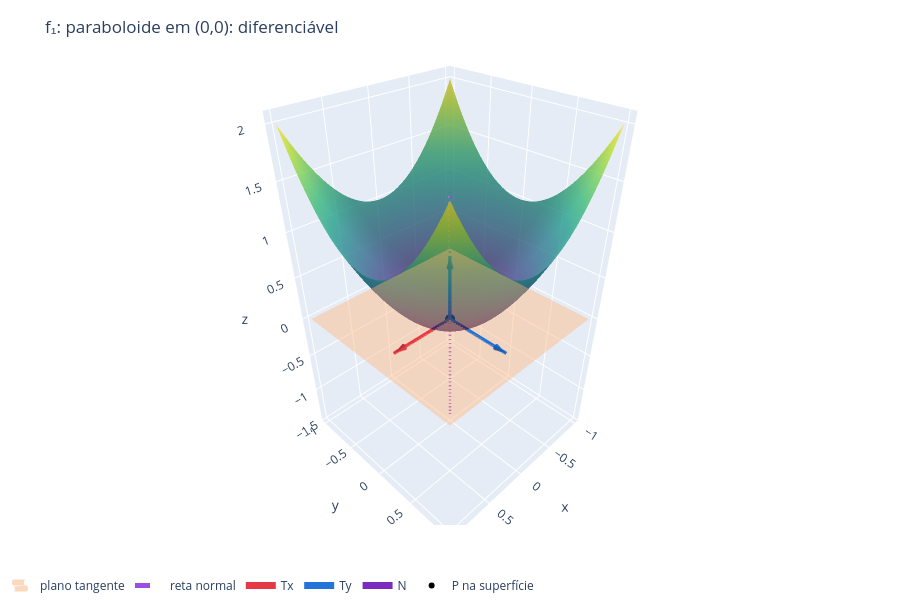

Write notebook code for a chart like this one.
### Markdown cell above
### Visualizador interativo dos itens 1–4 💻
Selecione uma função, digite $(a,b)$ e clique em **Atualizar**. Um exemplo pronto aplica a alteração imediatamente. Escolha o zoom e o que deseja exibir. Nos casos inválidos, plano e reta ficam indisponíveis; as mensagens explicam a hipótese que falhou. Valores muito próximos da origem são classificados como pontos regulares se forem de fato não nulos, sem tolerância artificial que os transforme na origem.

### Code cell
# 💻 Controles e painéis que substituem o conteúdo anterior
funcao=widgets.Dropdown(options=[(v,k) for k,v in NOMES.items()],value='f1',description='Função:')
a_input=widgets.BoundedFloatText(value=0,min=-5,max=5,description='a:')
b_input=widgets.BoundedFloatText(value=0,min=-5,max=5,description='b:')
zoom=widgets.IntSlider(value=0,min=0,max=4,description='p (zoom):',continuous_update=False)
mostrar_plano=widgets.Checkbox(value=True,description='Plano')
mostrar_reta=widgets.Checkbox(value=True,description='Reta normal')
mostrar_vetores=widgets.Checkbox(value=True,description='Vetores')
botao=widgets.Button(description='Atualizar',button_style='primary')
exemplos=widgets.Dropdown(description='Exemplos:',options=[('Escolha um exemplo',None),
    ('Paraboloide na origem',('f1',0,0)),('Cone na origem',('f2',0,0)),
    ('f₃ na origem',('f3',0,0)),('Paraboloide em (1,1)',('f1',1,1)),
    ('Cone em (1,0)',('f2',1,0)),('f₃ em (1,1)',('f3',1,1)),
    ('f₃ perto da origem',('f3',.001,.001))],layout=widgets.Layout(width='420px'))
display(widgets.VBox([funcao,widgets.HBox([a_input,b_input,botao]),exemplos,zoom,
                      widgets.HBox([mostrar_plano,mostrar_reta,mostrar_vetores])]))
painel_txt=display(Markdown('Preparando…'),display_id=True)
painel_fig=display(go.Figure(),display_id=True)

def atualizar_modelo(change=None):
    try:
        d=dados_ponto(funcao.value,a_input.value,b_input.value)
        mostrar_plano.disabled=mostrar_reta.disabled=not d['valido']
        painel_txt.update(Markdown(texto_ponto(d)))
        painel_fig.update(construir_figura(d,zoom.value,mostrar_plano.value,
                                          mostrar_reta.value,mostrar_vetores.value))
    except ValueError as erro:
        painel_txt.update(Markdown(f'**Entrada inválida:** {erro}'))
        painel_fig.update(go.Figure())

def aplicar_exemplo(change):
    if change['new'] is not None:
        nome,a,b=change['new']
        funcao.value=nome; a_input.value=a; b_input.value=b
        atualizar_modelo()

botao.on_click(atualizar_modelo)
exemplos.observe(aplicar_exemplo,names='value')
for controle in (funcao,zoom,mostrar_plano,mostrar_reta,mostrar_vetores):
    controle.observe(atualizar_modelo,names='value')
atualizar_modelo()

### Figure 1 — Plotly figure (JSON) as saved in the notebook; plotly's stock layout.template omitted (floating-point values rounded to 4 significant figures; data arrays with more than 128 entries replaced by an {"elided": "..."} marker saying what was removed)
{"data": [{"colorscale": [[0.0, "#440154"], [0.1111, "#482878"], [0.2222, "#3e4989"], [0.3333, "#31688e"], [0.4444, "#26828e"], [0.5556, "#1f9e89"], [0.6667, "#35b779"], [0.7778, "#6ece58"], [0.8889, "#b5de2b"], [1.0, "#fde725"]], "name": "superfície", "opacity": 0.78, "showscale": false, "type": "surface", "x": {"elided": "61x61 float values"}, "y": {"elided": "61x61 float values"}, "z": {"elided": "61x61 float values"}}, {"colorscale": [[0, "#f4a261"], [1, "#f4a261"]], "name": "plano tangente", "opacity": 0.4, "showlegend": true, "showscale": false, "type": "surface", "x": {"elided": "61x61 float values"}, "y": {"elided": "61x61 float values"}, "z": {"elided": "61x61 float values"}}, {"line": {"color": "#9d4edd", "dash": "dash", "width": 5}, "mode": "lines", "name": "reta normal", "type": "scatter3d", "x": [0.0, 0.0], "y": [0.0, 0.0], "z": [-1.4, 1.4]}, {"line": {"color": "#e63946", "width": 7}, "mode": "lines", "name": "Tx", "type": "scatter3d", "x": [0.0, 0.75], "y": [0.0, 0.0], "z": [0.0, 0.0]}, {"anchor": "tip", "colorscale": [[0, "#e63946"], [1, "#e63946"]], "hoverinfo": "skip", "showlegend": false, "showscale": false, "sizemode": "absolute", "sizeref": 0.135, "type": "cone", "u": [1.0], "v": [0.0], "w": [0.0], "x": [0.75], "y": [0.0], "z": [0.0]}, {"line": {"color": "#2374d8", "width": 7}, "mode": "lines", "name": "Ty", "type": "scatter3d", "x": [0.0, 0.0], "y": [0.0, 0.75], "z": [0.0, 0.0]}, {"anchor": "tip", "colorscale": [[0, "#2374d8"], [1, "#2374d8"]], "hoverinfo": "skip", "showlegend": false, "showscale": false, "sizemode": "absolute", "sizeref": 0.135, "type": "cone", "u": [0.0], "v": [1.0], "w": [0.0], "x": [0.0], "y": [0.75], "z": [0.0]}, {"line": {"color": "#7b2cbf", "width": 7}, "mode": "lines", "name": "N", "type": "scatter3d", "x": [0.0, 0.0], "y": [0.0, 0.0], "z": [0.0, 0.75]}, {"anchor": "tip", "colorscale": [[0, "#7b2cbf"], [1, "#7b2cbf"]], "hoverinfo": "skip", "showlegend": false, "showscale": false, "sizemode": "absolute", "sizeref": 0.135, "type": "cone", "u": [0.0], "v": [0.0], "w": [1.0], "x": [0.0], "y": [0.0], "z": [0.75]}, {"marker": {"color": "black", "size": 6}, "mode": "markers", "name": "P na superfície", "type": "scatter3d", "x": [0.0], "y": [0.0], "z": [0.0]}], "layout": {"height": 600, "legend": {"orientation": "h"}, "margin": {"b": 0, "l": 0, "r": 0, "t": 65}, "scene": {"aspectmode": "data", "xaxis": {"title": {"text": "x"}}, "yaxis": {"title": {"text": "y"}}, "zaxis": {"title": {"text": "z"}}}, "title": {"text": "f₁: paraboloide em (0,0): diferenciável"}}}
